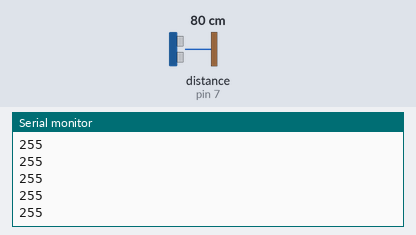
Bench run of a sketch on a simulated Arduino Uno, built with avr-gcc and run on an emulated ATmega328P. Parts: the last lines printed to the serial monitor. Wiring (inferred from the names in the program): ultrasonic range finder: trigger pin 8; echo pin 7. The test bench sets the inputs (shaded band); at power-on: distance to the obstacle (sensor on pin 7) 80 cm. The echo pulse lasts 58.3 µs per cm.

Above: at 1.2 s.
1.3 s: distance to the obstacle (sensor on pin 7) set to 2 cm
At 1.38 s:
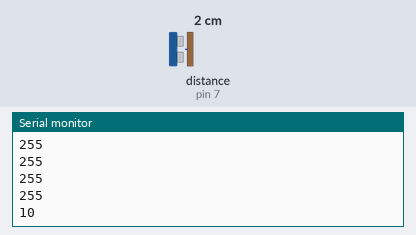
2.8 s: distance to the obstacle (sensor on pin 7) set to 4 cm
At 2.89 s:
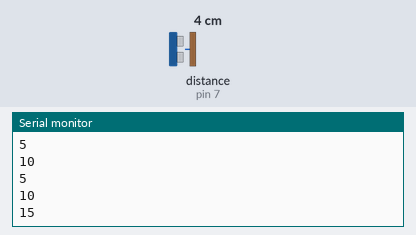
Timing chart, 0 to 5.8 s (numbered marks = the images above; inputs shaded):
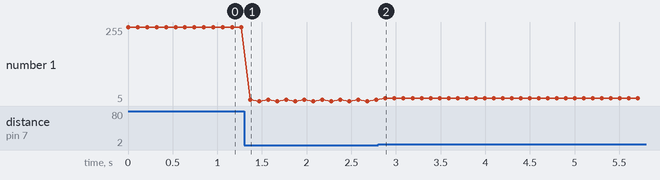

Measured:
- after the input at 1.3 s, the serial monitor: prints a new line after 0.07 s (image 1)
- after the input at 2.8 s, the serial monitor: prints a new line after 0.08 s (image 2)
- plotted number 1: 255 → 10 after the input at 1.3 s, 10 → 15 after the input at 2.8 s

The sketch:

arduino.ino
```cpp
/*
   Use an Ultrasonic distance sensor

   The HC-SR04 Ultrasonic sensor has a trigger pin and an echo pin.
   Sending a signal to the trigger pin causes an ultrasonic
   sound to be broadcast. We can detect how long it takes for the echo
   to be heard and calculate the distance using the speed of sound.

*/
int echoPin = 7; // Listen for an echo on this pin
int triggerPin = 8; // Generate an ultrasonic sound with this pin

long duration, distance;

void setup() {
  // Use Serial to communicate from the Arduino.
  Serial.begin(9600);

  // Specify trigger and echo pins.
  pinMode(triggerPin, OUTPUT);
  pinMode(echoPin, INPUT);
}

void loop() {
  // Send a reset signal to the trigger pin.
  digitalWrite(triggerPin, LOW);
  delayMicroseconds(2);

  // Generate an ultrasonic sound for 10 microseconds.
  digitalWrite(triggerPin, HIGH);
  delayMicroseconds(10);
  digitalWrite(triggerPin, LOW);

  // pulseIn measures the length of time (in microseconds) that
  // it takes for the echo to be heard.
  duration = pulseIn(echoPin, HIGH);

  /*
      Calculate the distance (in cm) based on the speed of sound.
      In air, sound travels 340 m/s = 34,000 cm/s = 0.034 cm/microsecond

      Elapsed time is for a round trip, so divide by 2:
      0.034 cm/microsecond / 2 = 0.017 cm/microsecond
  */
  distance = duration * 0.017;
  // Limit the distance to between 0 and 200 cm.
  distance = constrain(distance, 0, 50);
  // Print the distance to the serial port

  distance = map(distance,0,50,0,255);

  Serial.println(distance);

  // Wait 100 milliseconds to not overload processing
  delay(100);

  /*
      Run this sketch and select the "Serial Monitor" from the Tools menu.
      You should now be getting information from the Arduino!
  */
}
```
